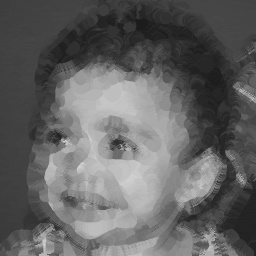
//> input picture exemplos/09_pontilhismo_filtro2.jpg, 256 x 256 px
$ ./trocaregioes 09_pontilhismo_filtro2.jpg   (built with g++ and OpenCV 4)
//> lines starting //> are read from the running program, lines starting //| are printed output that depends on the picture
#include <iostream>
#include <opencv2/opencv.hpp>
#include <opencv2/imgproc/imgproc.hpp>


using namespace cv;
using namespace std;

int main(int argc, char** argv){
  //Imagem Recebida
  Mat image;
  image = imread(argv[1],CV_LOAD_IMAGE_GRAYSCALE);
//> image is the input picture: 256 rows x 256 cols, CV_8UC1; min 23, max 215, mean 98.9
  imshow("image", image);
  waitKey();
  // Nova imagem
  Mat newimage;
  newimage = image.clone();
  // se a imagem tiver tamanho impar, recorta a regiao para
  // evitar cópias de tamanho desigual
  newimage = newimage(Rect(0, 0, image.cols & -2, image.rows & -2));
  int width = newimage.size().width/2;
//> width = 128
  int height = newimage.size().height/2;
//> height = 128
  // Pegando os Quadrantes Separadamente
  Mat A, B, C, D;
  A = image(Rect(0,0,height,width));
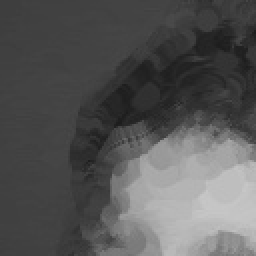
//> A: 128 rows x 128 cols, CV_8UC1 (shown 2 times larger); min 28, max 199, mean 86.5
  B = image(Rect(height,0,height,width));
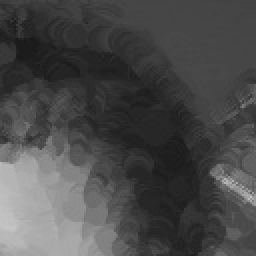
//> B: 128 rows x 128 cols, CV_8UC1 (shown 2 times larger); min 23, max 197, mean 74.5
  C = image(Rect(0,width,height,width));
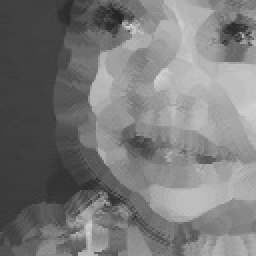
//> C: 128 rows x 128 cols, CV_8UC1 (shown 2 times larger); min 35, max 215, mean 121.2
  D = image(Rect(height,width,height,width));
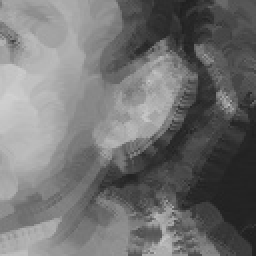
//> D: 128 rows x 128 cols, CV_8UC1 (shown 2 times larger); min 31, max 209, mean 113.5

  A.copyTo(newimage(Rect(height,width,height,width))); // Quadrante 1
  B.copyTo(newimage(Rect(0,width,height,width))); // Quadrante 2
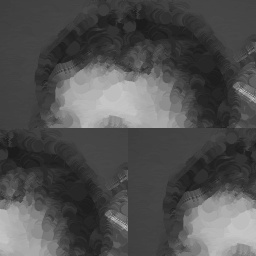
//> newimage: 256 rows x 256 cols, CV_8UC1; min 23, max 199, mean 80.5
  C.copyTo(newimage(Rect(height,0,height,width))); // Quadrante 3
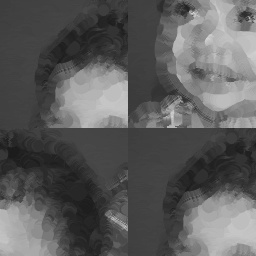
//> newimage: 256 rows x 256 cols, CV_8UC1; min 23, max 215, mean 92.2
  D.copyTo(newimage(Rect(0,0,height,width))); // Quadrante 4
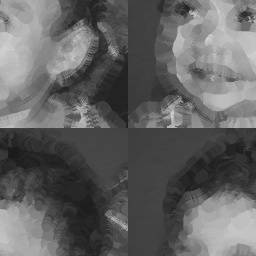
//> newimage: 256 rows x 256 cols, CV_8UC1; min 23, max 215, mean 98.9
  imshow("trocaregioes", newimage);
  waitKey();
  cvDestroyAllWindows();
  return 0;
}

$ run again, on exemplos/blend2.jpg
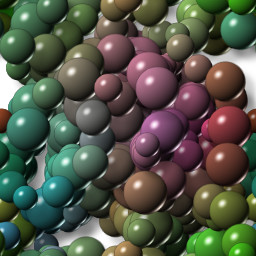
//> input picture exemplos/blend2.jpg, 256 x 256 px
//> `D = image(Rect(height,width,height,width));`:
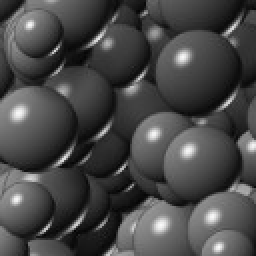
//> D: 128 rows x 128 cols, CV_8UC1 (shown 2 times larger); min 2, max 250, mean 71.5
//> `D.copyTo(newimage(Rect(0,0,height,width)));`:
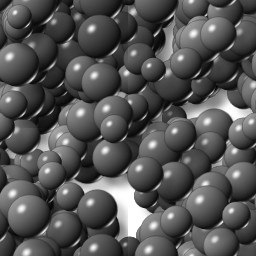
//> newimage: 256 rows x 256 cols, CV_8UC1; min 0, max 255, mean 83.3
